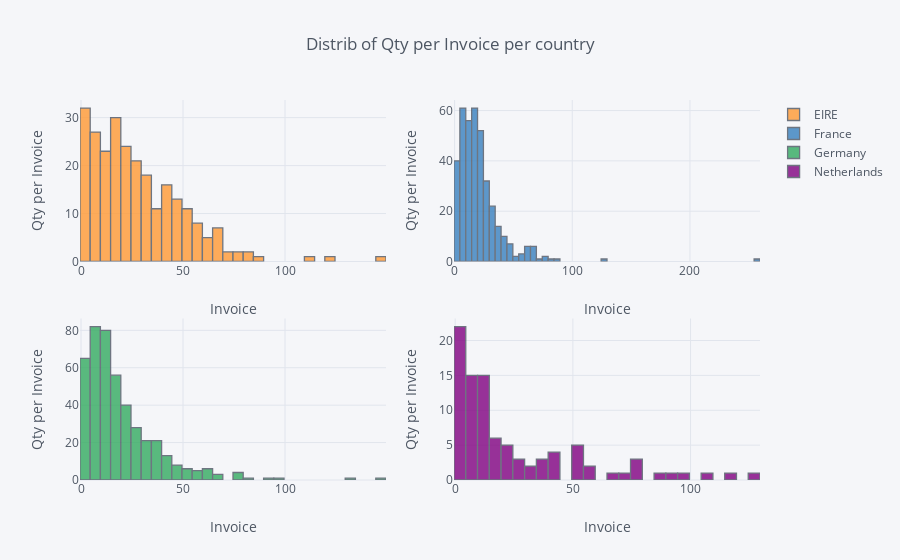

Source (notebook cell):
### Code cell
# Now lets plot a graph for each country
data.loc[(data['Country'].isin(country_list))].pivot_table(index = 'InvoiceNo',columns = 'Country',
                                                           values = ('Quantity'),
                                                           aggfunc = 'count').iplot(kind = 'hist',
                                                                           xTitle = 'Invoice',
                                                                           yTitle = 'Qty per Invoice',
                                                                           title = 'Distrib of Qty per Invoice per country',
                                                                           subplots = True)

### Figure 1 — Plotly figure (JSON) as saved in the notebook; plotly's stock layout.template omitted (floating-point values rounded to 4 significant figures; data arrays with more than 128 entries replaced by an {"elided": "..."} marker saying what was removed)
{"data": [{"histfunc": "count", "histnorm": "", "marker": {"color": "rgba(255, 153, 51, 1.0)", "line": {"color": "#4D5663", "width": 1.3}}, "name": "EIRE", "opacity": 0.8, "orientation": "v", "type": "histogram", "uid": "29325a98-c07f-41f0-a8cd-f9482972051b", "x": {"elided": "1171 int values"}, "xaxis": "x", "yaxis": "y"}, {"histfunc": "count", "histnorm": "", "marker": {"color": "rgba(55, 128, 191, 1.0)", "line": {"color": "#4D5663", "width": 1.3}}, "name": "France", "opacity": 0.8, "orientation": "v", "type": "histogram", "uid": "40f62f29-0ee6-4231-96b9-e1b62efb08bf", "x": {"elided": "1171 int values"}, "xaxis": "x2", "yaxis": "y2"}, {"histfunc": "count", "histnorm": "", "marker": {"color": "rgba(50, 171, 96, 1.0)", "line": {"color": "#4D5663", "width": 1.3}}, "name": "Germany", "opacity": 0.8, "orientation": "v", "type": "histogram", "uid": "86dd125b-b811-4044-be35-6e8e8b69d938", "x": {"elided": "1171 int values"}, "xaxis": "x3", "yaxis": "y3"}, {"histfunc": "count", "histnorm": "", "marker": {"color": "rgba(128, 0, 128, 1.0)", "line": {"color": "#4D5663", "width": 1.3}}, "name": "Netherlands", "opacity": 0.8, "orientation": "v", "type": "histogram", "uid": "c70053cd-18c2-4542-b937-a58576863f3f", "x": {"elided": "1171 int values"}, "xaxis": "x4", "yaxis": "y4"}], "layout": {"barmode": "overlay", "legend": {"bgcolor": "#F5F6F9", "font": {"color": "#4D5663"}}, "paper_bgcolor": "#F5F6F9", "plot_bgcolor": "#F5F6F9", "title": {"font": {"color": "#4D5663"}, "text": "Distrib of Qty per Invoice per country"}, "xaxis": {"anchor": "y", "domain": [0, 0.45], "gridcolor": "#E1E5ED", "showgrid": true, "tickfont": {"color": "#4D5663"}, "title": {"font": {"color": "#4D5663"}, "text": "Invoice"}, "zerolinecolor": "#E1E5ED"}, "xaxis2": {"anchor": "y2", "domain": [0.55, 1], "gridcolor": "#E1E5ED", "showgrid": true, "tickfont": {"color": "#4D5663"}, "title": {"font": {"color": "#4D5663"}, "text": "Invoice"}, "zerolinecolor": "#E1E5ED"}, "xaxis3": {"anchor": "y3", "domain": [0, 0.45], "gridcolor": "#E1E5ED", "showgrid": true, "tickfont": {"color": "#4D5663"}, "title": {"font": {"color": "#4D5663"}, "text": "Invoice"}, "zerolinecolor": "#E1E5ED"}, "xaxis4": {"anchor": "y4", "domain": [0.55, 1], "gridcolor": "#E1E5ED", "showgrid": true, "tickfont": {"color": "#4D5663"}, "title": {"font": {"color": "#4D5663"}, "text": "Invoice"}, "zerolinecolor": "#E1E5ED"}, "yaxis": {"anchor": "x", "domain": [0.575, 1], "gridcolor": "#E1E5ED", "showgrid": true, "tickfont": {"color": "#4D5663"}, "title": {"font": {"color": "#4D5663"}, "text": "Qty per Invoice"}, "zerolinecolor": "#E1E5ED"}, "yaxis2": {"anchor": "x2", "domain": [0.575, 1], "gridcolor": "#E1E5ED", "showgrid": true, "tickfont": {"color": "#4D5663"}, "title": {"font": {"color": "#4D5663"}, "text": "Qty per Invoice"}, "zerolinecolor": "#E1E5ED"}, "yaxis3": {"anchor": "x3", "domain": [0, 0.425], "gridcolor": "#E1E5ED", "showgrid": true, "tickfont": {"color": "#4D5663"}, "title": {"font": {"color": "#4D5663"}, "text": "Qty per Invoice"}, "zerolinecolor": "#E1E5ED"}, "yaxis4": {"anchor": "x4", "domain": [0, 0.425], "gridcolor": "#E1E5ED", "showgrid": true, "tickfont": {"color": "#4D5663"}, "title": {"font": {"color": "#4D5663"}, "text": "Qty per Invoice"}, "zerolinecolor": "#E1E5ED"}}}
